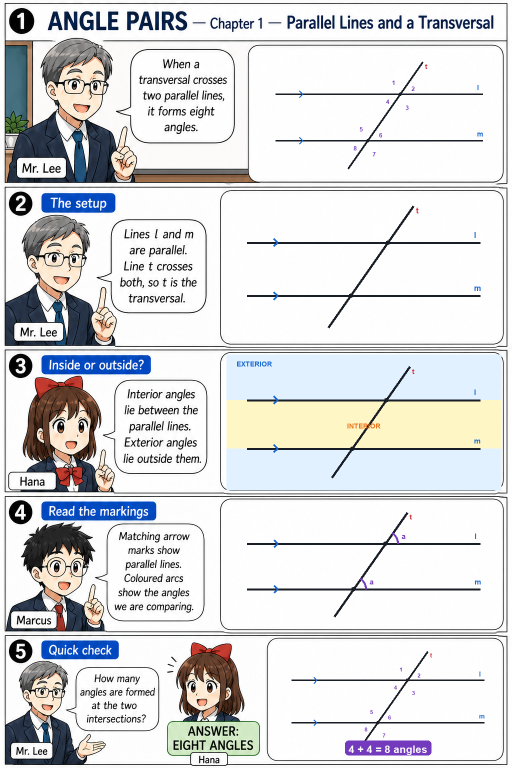
#> input picture Special lines and centres in triangles/angle-pairs-chapter-1-color.png, 1024 x 1536 px, given in place of maze-triangles-recreated-chapter-1.png, which was not available (shown at 1/2 size)
$ python _recreate_maze_manga.py
#> lines starting #> are read from the running program, lines starting #| are printed output that depends on the picture; pictures that were not available may be replaced by others from this repository, and a replacement may not be noted
"""Build the recreated maze manga from clean generated artwork."""
from __future__ import annotations

import shutil
import textwrap
from pathlib import Path

from PIL import Image, ImageDraw, ImageFont

ROOT = Path(r"c:\Users\UniplusUser02\Desktop\comics")
ASSETS = Path(
    r"C:\Users\UniplusUser02\.cursor\projects"
    r"\c-Users-UniplusUser02-Desktop-comics\assets"
)
OUT = ROOT / "Special lines and centres in triangles"

NAVY = "#102c61"
BLUE = "#1769d2"
GREEN = "#159447"
RED = "#d93434"
GOLD = "#b8790b"
PURPLE = "#7540aa"
INK = "#172030"
CREAM = "#fffaf0"


def font(size: int, bold: bool = False) -> ImageFont.FreeTypeFont:
    filename = "arialbd.ttf" if bold else "arial.ttf"
    return ImageFont.truetype(str(Path(r"C:\Windows\Fonts") / filename), size)


F10 = font(10)
F11 = font(11)
B10 = font(10, True)
B11 = font(11, True)
B12 = font(12, True)
B13 = font(13, True)
B15 = font(15, True)

CHAPTERS = {
    1: {
        "title": "MAZE OF TRIANGLES — 1: THE ENTRANCE GATE",
        "panels": [
            ("THE RUNE GATE", ("Kai", "A triangle gate?"), ("Emi", "It wants matching vertices.")),
            ("READ THE ORDER", ("Emi", "A matches D."), ("Ren", "Then B-E and C-F.")),
            ("MATCH THE SIDES", ("Ren", "So AB matches DE."), ("Kai", "And BC matches EF!")),
            ("TRAP ANSWER", ("Kai", "ABC matches DFE?"), ("Emi", "No! B would match F.")),
            ("GATE UNLOCKED", ("Emi", "Write ABC ~ DEF."), ("Kai", "Look—the gate is opening!")),
        ],
    },
    2: {
        "title": "MAZE OF TRIANGLES — 2: THE MIRROR CORRIDOR",
        "panels": [
            ("MIRROR SHAPES", ("Kai", "Why is my reflection larger?"), ("Emi", "Same shape, different size.")),
            ("ONE RATIO", ("Emi", "Each matching side is doubled."), ("Ren", "One ratio links them all.")),
            ("SCALE FACTOR", ("Ren", "The scale factor is 2."), ("Kai", "So every side doubles.")),
            ("MISSING LENGTH", ("Kai", "The unknown side is x."), ("Emi", "Scale 6 by 1.5: x = 9.")),
            ("MIRRORS ALIGNED", ("Ren", "The mirrors agree!"), ("Kai", "A hidden passage!")),
        ],
    },
    3: {
        "title": "MAZE OF TRIANGLES — 3: THE CRYSTAL BRIDGE",
        "panels": [
            ("ANGLE CRYSTAL", ("Kai", "Two angle marks glow."), ("Ren", "That proves AA similarity.")),
            ("PRISM OF SAS", ("Emi", "These side ratios match."), ("Ren", "The angle is included: SAS.")),
            ("THREE-SIDE RUNE", ("Ren", "All three ratios match."), ("Kai", "Then it is SSS.")),
            ("FALSE CLUE", ("Kai", "Equal angles mean congruent?"), ("Ren", "No—only shape is fixed.")),
            ("BRIDGE RESTORED", ("Emi", "The checkpoint is AA."), ("Kai", "The bridge is back—run!")),
        ],
    },
    4: {
        "title": "MAZE OF TRIANGLES — 4: THE TWIN STATUES",
        "panels": [
            ("IDENTICAL GUARDS", ("Kai", "The seals fit exactly."), ("Emi", "Same shape and same size.")),
            ("ORDER STILL MATTERS", ("Emi", "Keep the vertex order."), ("Ren", "A-D, B-E, C-F.")),
            ("EQUAL SIDES", ("Ren", "Three side pairs are equal."), ("Kai", "The tick marks confirm it.")),
            ("EQUAL ANGLES", ("Kai", "What about the angles?"), ("Emi", "Every matching angle is equal.")),
            ("STAIRS REVEALED", ("Ren", "Scale factor one."), ("Kai", "The statues are moving!")),
        ],
    },
    5: {
        "title": "MAZE OF TRIANGLES — 5: THE GEAR GATE",
        "panels": [
            ("THREE SIDE GEARS", ("Kai", "Three pairs of side gears!"), ("Ren", "That checkpoint is SSS.")),
            ("SSS CHECK", ("Emi", "Lengths 5, 7 and 8 match."), ("Kai", "Both shields are congruent.")),
            ("INCLUDED DIAL", ("Ren", "Two sides and one angle."), ("Emi", "Only if the angle is included.")),
            ("SAS CHECK", ("Emi", "Six, eight, and 60 degrees."), ("Ren", "Yes—SAS unlocks it.")),
            ("SSA TRAP", ("Kai", "Should I pull the SSA lever?"), ("Emi", "Stop! SSA is a trap.")),
        ],
    },
    6: {
        "title": "MAZE OF TRIANGLES — 6: THE FINAL SEAL",
        "panels": [
            ("ASA SEAL", ("Emi", "Two angles surround this side."), ("Ren", "That makes ASA.")),
            ("AAS SEAL", ("Kai", "Here the side is outside."), ("Ren", "Then the test is AAS.")),
            ("RIGHT-TRIANGLE DOOR", ("Kai", "A right-triangle door!"), ("Emi", "Use right angle, hypotenuse, side.")),
            ("FINAL COMPARISON", ("Emi", "Similar means same shape."), ("Ren", "Congruent also means same size.")),
            ("TREASURE VAULT", ("Kai", "We solved the final seal!"), ("Emi", "The treasure is our summary!")),
        ],
    },
}

NAME_COLORS = {"Kai": RED, "Emi": GREEN, "Ren": BLUE}


def fit_source(src: Path) -> Image.Image:
    image = Image.open(src).convert("RGB")
#> image is the input picture: PIL image 1024x1536 RGB; mean R, G, B 216.3, 217.1, 218.4
    return image.resize((768, 1024), Image.Resampling.LANCZOS)
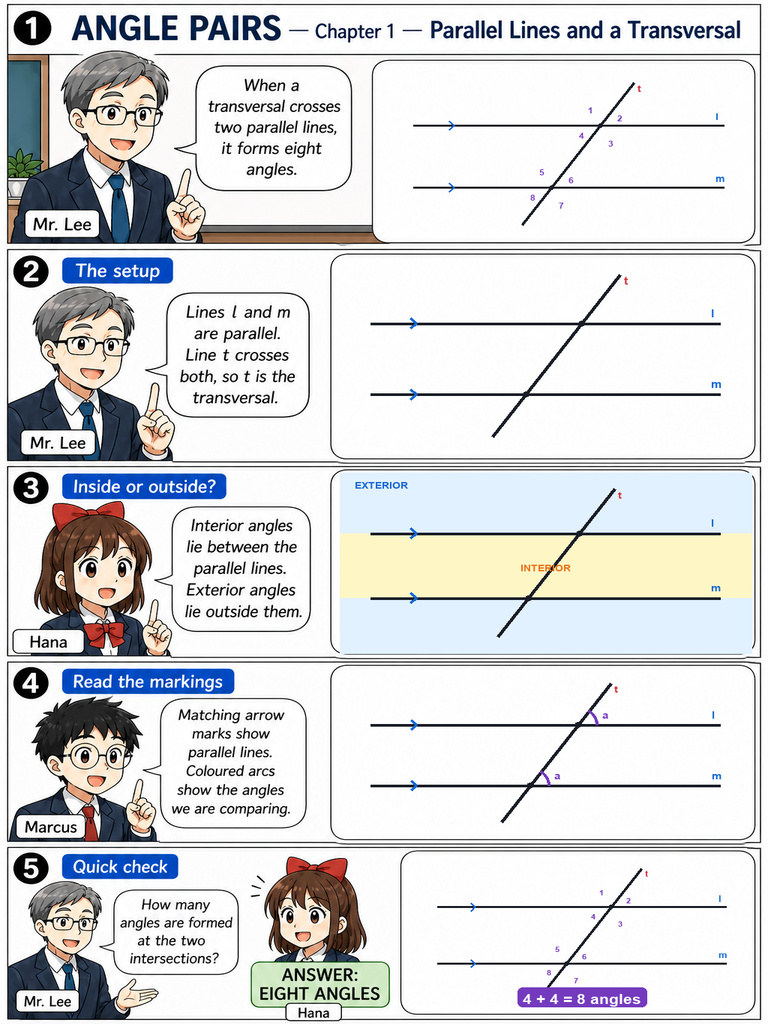
#> returned value: PIL image 768x1024 RGB; mean R, G, B 215.8, 216.6, 217.9


def rounded_text_box(
    draw: ImageDraw.ImageDraw,
    box: tuple[int, int, int, int],
    speaker: str,
    text: str,
) -> None:
    draw.rounded_rectangle(box, radius=8, fill=(255, 255, 255, 238), outline="#d6c8aa", width=2)
    x1, y1, x2, _ = box
    draw.text((x1 + 8, y1 + 5), f"{speaker}:", font=B10, fill=NAME_COLORS[speaker])
    available = x2 - x1 - 62
    words = text.split()
    line = ""
    lines: list[str] = []
    for word in words:
        candidate = f"{line} {word}".strip()
        if draw.textlength(candidate, font=F10) <= available:
            line = candidate
        else:
            lines.append(line)
            line = word
    if line:
        lines.append(line)
    draw.multiline_text((x1 + 55, y1 + 5), "\n".join(lines[:2]), font=F10, fill=INK, spacing=1)


def build_chapter(chapter: int) -> None:
    spec = CHAPTERS[chapter]
    source = ASSETS / f"maze-triangles-recreated-chapter-{chapter}.png"
    image = fit_source(source)
    draw = ImageDraw.Draw(image, "RGBA")

    draw.rounded_rectangle((8, 6, 430, 30), radius=6, fill=(11, 35, 70, 230), outline=(255, 255, 255, 150))
    draw.text((18, 11), spec["title"], font=B12, fill="white")

    for index, (heading, first, second) in enumerate(spec["panels"]):
        y = index * 204
        draw.rounded_rectangle((444, y + 8, 752, y + 38), radius=6, fill=(16, 44, 97, 245))
        draw.text((454, y + 16), f"{index + 1}. {heading}", font=B12, fill="white")
        rounded_text_box(draw, (10, y + 137, 216, y + 166), first[0], first[1])
        rounded_text_box(draw, (220, y + 168, 434, y + 198), second[0], second[1])

    output = OUT / f"similar-congruent-chapter-{chapter}-color.png"
    image.save(output, quality=95)
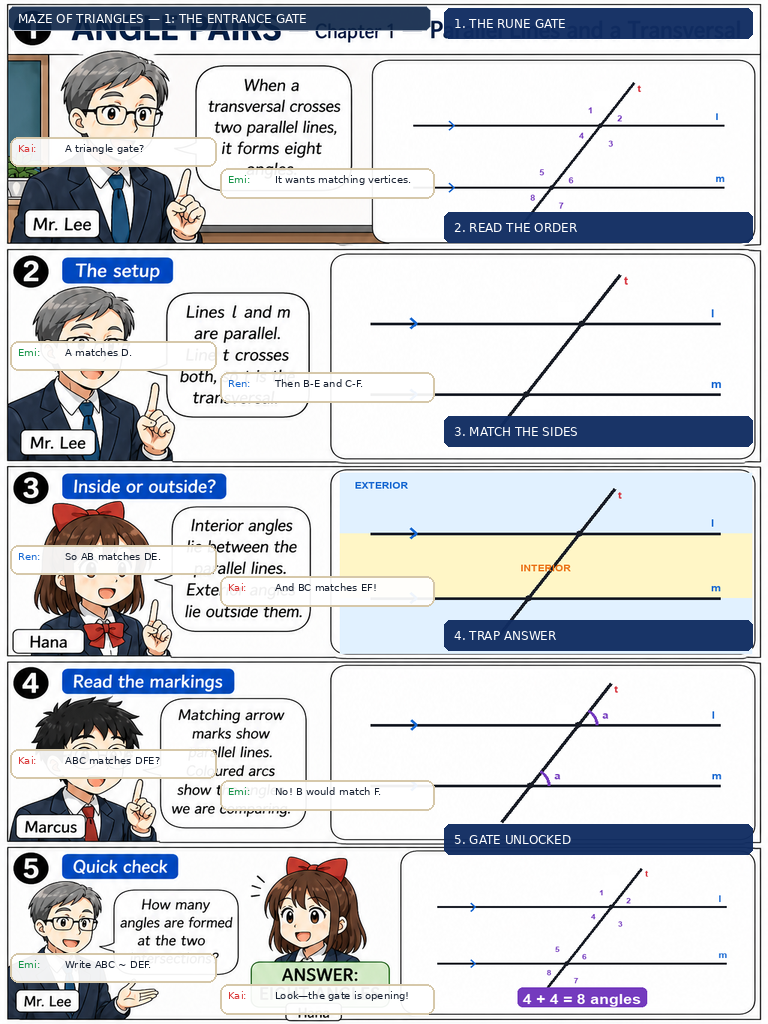
#> saved as similar-congruent-chapter-1-color.png: PIL image 768x1024 RGB; mean R, G, B 204.2, 206.5, 210.8


SUMMARY_SECTIONS = [
    (
        "SIMILAR — PROPERTIES",
        BLUE,
        [
            "Same shape; size may differ.",
            "Corresponding angles are equal.",
            "Corresponding sides are proportional.",
            "One scale factor links every side.",
        ],
    ),
    (
        "SIMILARITY TESTS",
        PURPLE,
        [
            "AA: two equal angle pairs",
            "SAS: proportional sides + included angle",
            "SSS: all three side pairs proportional",
        ],
    ),
    (
        "CONGRUENT — PROPERTIES",
        GREEN,
        [
            "Same shape and same size.",
            "All corresponding sides are equal.",
            "All corresponding angles are equal.",
            "Scale factor = 1.",
        ],
    ),
    (
        "CONGRUENCE TESTS",
        GOLD,
        [
            "SSS, SAS, ASA, AAS, RHS",
            "RHS: right angle, hypotenuse, one side",
            "Do not use SSA as a general test.",
        ],
    ),
]


def build_summary() -> None:
    source = ASSETS / "maze-triangles-recreated-quick-reference.png"
    image = fit_source(source)
    draw = ImageDraw.Draw(image, "RGBA")
    draw.rounded_rectangle((178, 66, 590, 110), radius=10, fill=(16, 44, 97, 235), outline=(255, 229, 164, 220), width=2)
    draw.text((384, 82), "THE TREASURE OF TRIANGLES", font=B15, fill="white", anchor="mm")
    draw.text((384, 101), "SIMILAR & CONGRUENT — QUICK REFERENCE", font=B10, fill="#ffe4a3", anchor="mm")

    starts = [178, 338, 498, 658]
    for y, (heading, color, bullets) in zip(starts, SUMMARY_SECTIONS):
        draw.rounded_rectangle((184, y, 584, y + 28), radius=6, fill=color)
        draw.text((196, y + 7), heading, font=B12, fill="white")
        for row, bullet in enumerate(bullets):
            draw.ellipse((196, y + 42 + row * 21, 201, y + 47 + row * 21), fill=color)
            draw.text((208, y + 36 + row * 21), bullet, font=F11, fill=INK)

    output = OUT / "similar-congruent-quick-reference-color.png"
    image.save(output, quality=95)


if __name__ == "__main__":
    OUT.mkdir(parents=True, exist_ok=True)
    for number in range(1, 7):
        build_chapter(number)
#> pass 2 of the loop `for number in range(1, 7):`:
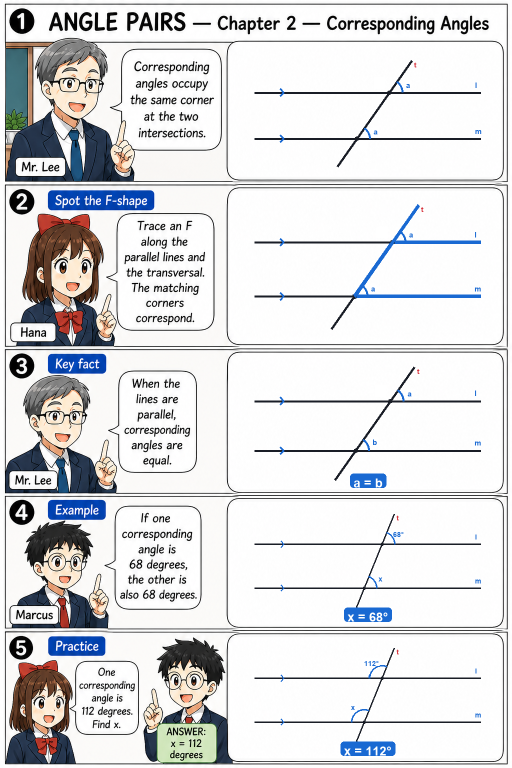
#> input picture Special lines and centres in triangles/angle-pairs-chapter-2-color.png, 1024 x 1536 px, given in place of maze-triangles-recreated-chapter-2.png, which was not available (shown at 1/2 size)
#> in fit_source, image is the input picture: PIL image 1024x1536 RGB; mean R, G, B 217.3, 217.7, 219.2
#> in fit_source (call 2), `return image.resize((768, 1024), Image.Resampling.LANCZOS)`:
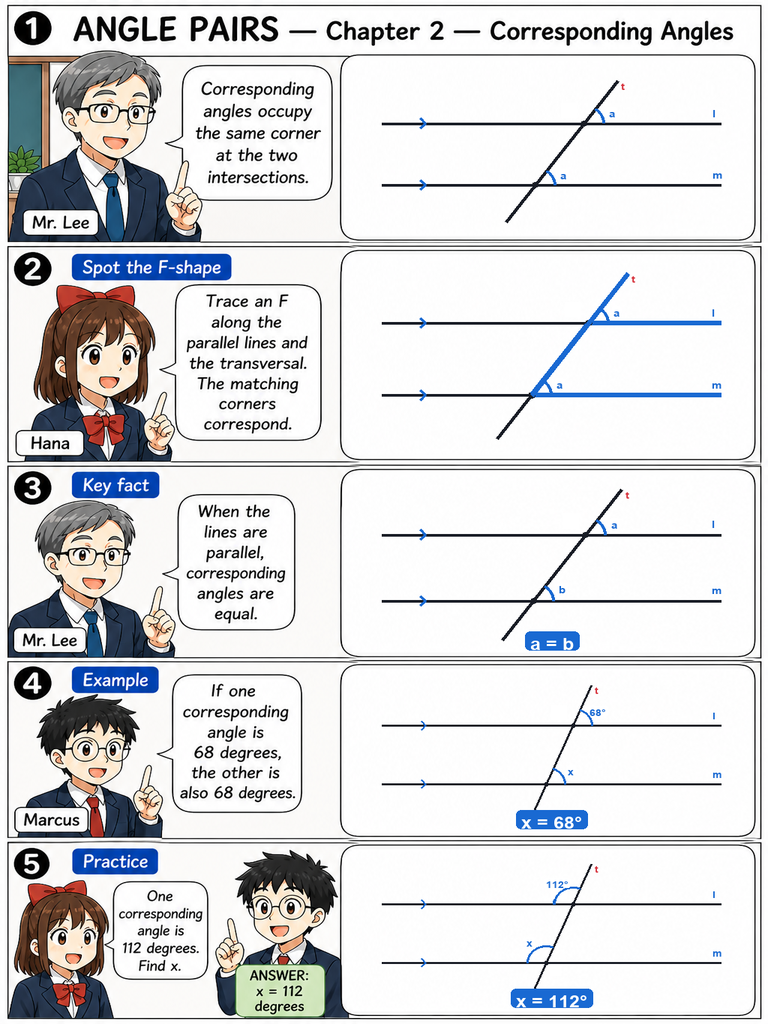
#> returned value: PIL image 768x1024 RGB; mean R, G, B 216.9, 217.3, 218.9
#> in build_chapter (call 2), `image.save(output, quality=95)`:
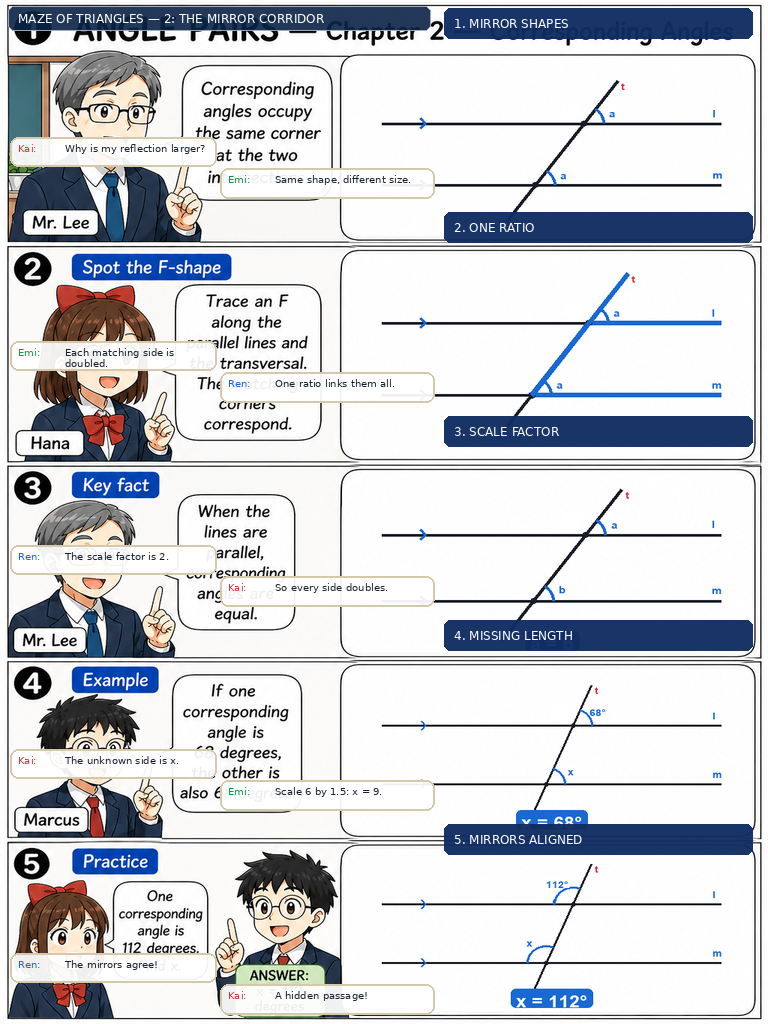
#> saved as similar-congruent-chapter-2-color.png: PIL image 768x1024 RGB; mean R, G, B 204.8, 207, 211.8
#> (the run stopped early here; a loop or call above may not have finished)
